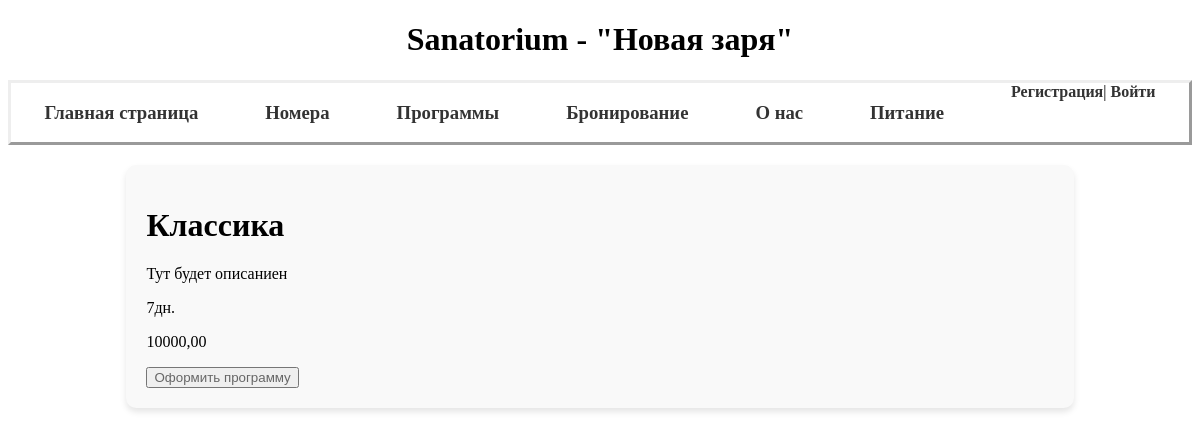
The app's page /Sanatorium/program/Classic, older data.
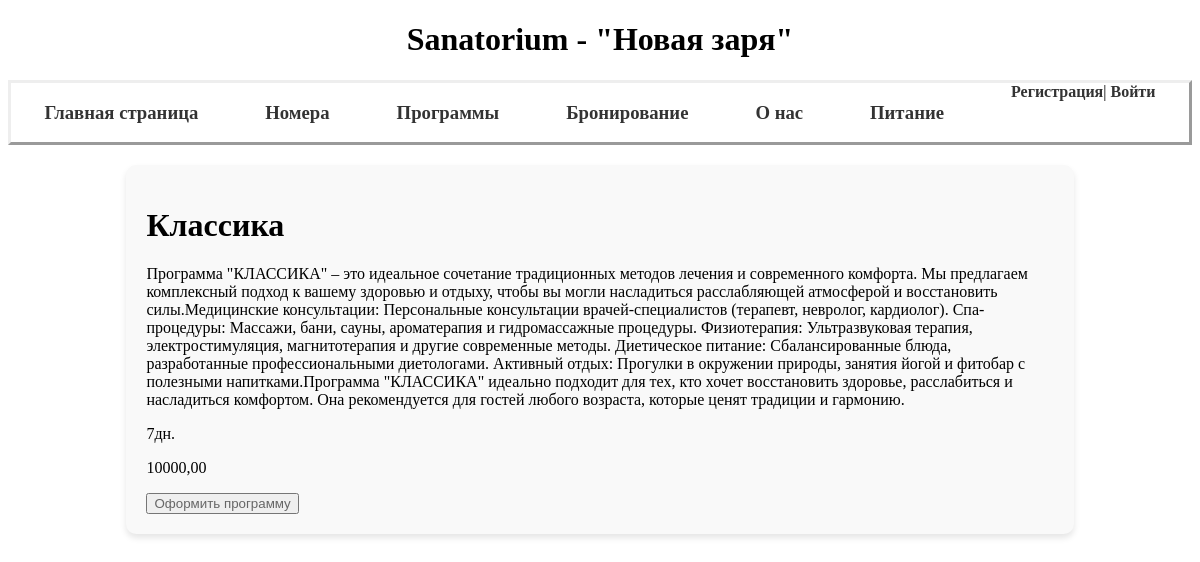
The same page, newer data.
### Sanatorium/models.py (models this page shows, shortened)
class Program(models.Model):
    name = models.CharField(verbose_name="Название программы", max_length=50)
    price = models.DecimalField(verbose_name="Цена", max_digits=15, decimal_places=2)
    description = models.CharField(verbose_name="Описание", max_length=2000, null=True, default="Тут будет описание")
    date = models.IntegerField(verbose_name="Дата проведения", null=True)
    briefly_description = models.CharField(verbose_name="Краткое описание", max_length=1200, null=True,
                                           default="Краткое описание")
    slug = models.SlugField(max_length=255, unique=True, db_index=True, verbose_name='URL', null=True)
    class Meta:
        verbose_name = "Программа"
        verbose_name_plural = "Программы"

### Sanatorium/views.py (the view)
# urls.py: path('program/<slug:program_slug>',Show_program.as_view(), name = "program"),
class Show_program(DataMixin,DetailView):
    model = Program
    template_name = 'sanatorium/show_program.html'
    context_object_name = 'program'
    def get_object(self, queryset=None):
        return get_object_or_404(Program, slug =self.kwargs['program_slug'])
    def get_context_data(self, **kwargs):
        context = super().get_context_data(**kwargs)
        c_def = self.get_user_context(desc_program = Program.objects.all())
        return {**context,**c_def}

### Sanatorium/utils.py (called while the page is built)
    def get_user_context(self,**kwargs):
        context = kwargs
        context['menu'] = menu
        context['title']=title
        return context

### Sanatorium/templates/sanatorium/show_program.html
{% extends 'sanatorium/base.html' %}
{% block content %}
<div class = "program">
    {%for prog in desc_program%}
        {%if prog.pk == program.pk%}
            <h1>{{prog.name}}</h1>
            <p>{{prog.description}}</p>
            <p>{{prog.date}}дн.</p>
            <p>{{prog.price}}</p>
        {%endif%}
    {%endfor%}
    <button><a href="http://127.0.0.1:8000/Sanatorium/order/">Оформить программу</a></button>
</div>
{% endblock %}

Row changes from the older to the newer data that the page shows:
changed Program "Классика": description "Тут будет описаниен" → "Программа \"КЛАССИКА\" – это идеальное сочетание традиционных методов лечения и современного комфорта. Мы предлагаем комплексный подход к вашему здоровью и отдыху, чтобы вы могли насладиться расслабляющей атмосферой и восстановить силы.Медицинские консультации: Персональные консультации врачей-специалистов (терапевт, невролог, кардиолог). Спа-процедуры: Массажи, бани, сауны, ароматерапия и гидромассажные процедуры. Физиотерапия: Ультразвуковая терапия, электростимуляция, магнитотерапия и другие современные методы. Диетическое питание: Сбалансированные блюда, разработанные профессиональными диетологами. Активный отдых: Прогулки в окружении природы, занятия йогой и фитобар с полезными…"
